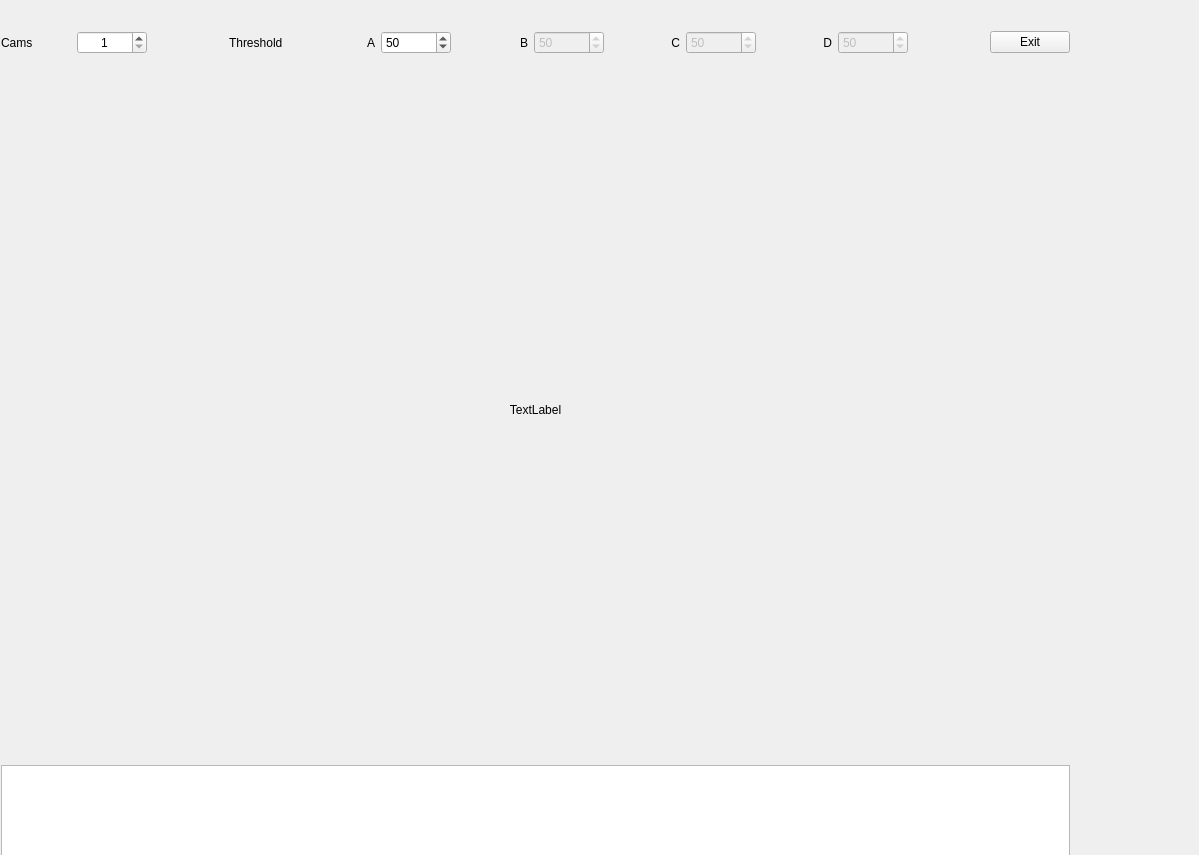
<?xml version="1.0" encoding="UTF-8"?>
<ui version="4.0">
 <class>ImageViewer</class>
 <widget class="QMainWindow" name="ImageViewer">
  <property name="geometry">
   <rect>
    <x>0</x>
    <y>0</y>
    <width>1199</width>
    <height>855</height>
   </rect>
  </property>
  <property name="sizePolicy">
   <sizepolicy hsizetype="Preferred" vsizetype="Preferred">
    <horstretch>100</horstretch>
    <verstretch>100</verstretch>
   </sizepolicy>
  </property>
  <property name="windowTitle">
   <string>QRCodeReader</string>
  </property>
  <widget class="QWidget" name="centralWidget">
   <property name="sizePolicy">
    <sizepolicy hsizetype="Preferred" vsizetype="Preferred">
     <horstretch>100</horstretch>
     <verstretch>100</verstretch>
    </sizepolicy>
   </property>
   <property name="minimumSize">
    <size>
     <width>0</width>
     <height>0</height>
    </size>
   </property>
   <widget class="QWidget" name="gridWidget" native="true">
    <property name="geometry">
     <rect>
      <x>-10</x>
      <y>20</y>
      <width>1091</width>
      <height>861</height>
     </rect>
    </property>
    <property name="sizePolicy">
     <sizepolicy hsizetype="Preferred" vsizetype="Preferred">
      <horstretch>100</horstretch>
      <verstretch>100</verstretch>
     </sizepolicy>
    </property>
    <layout class="QGridLayout" name="grid">
     <item row="0" column="12">
      <spacer name="spacer">
       <property name="orientation">
        <enum>Qt::Horizontal</enum>
       </property>
       <property name="sizeHint" stdset="0">
        <size>
         <width>40</width>
         <height>20</height>
        </size>
       </property>
      </spacer>
     </item>
     <item row="0" column="13">
      <widget class="QPushButton" name="ExitButton">
       <property name="text">
        <string>Exit</string>
       </property>
      </widget>
     </item>
     <item row="0" column="2">
      <spacer name="spacer2">
       <property name="orientation">
        <enum>Qt::Horizontal</enum>
       </property>
       <property name="sizeHint" stdset="0">
        <size>
         <width>40</width>
         <height>20</height>
        </size>
       </property>
      </spacer>
     </item>
     <item row="0" column="9">
      <widget class="QSpinBox" name="CamCThresVal">
       <property name="enabled">
        <bool>false</bool>
       </property>
       <property name="minimum">
        <number>1</number>
       </property>
       <property name="maximum">
        <number>255</number>
       </property>
       <property name="value">
        <number>50</number>
       </property>
      </widget>
     </item>
     <item row="0" column="11">
      <widget class="QSpinBox" name="CamDThresVal">
       <property name="enabled">
        <bool>false</bool>
       </property>
       <property name="minimum">
        <number>1</number>
       </property>
       <property name="maximum">
        <number>255</number>
       </property>
       <property name="value">
        <number>50</number>
       </property>
      </widget>
     </item>
     <item row="0" column="3">
      <widget class="QLabel" name="label_2">
       <property name="text">
        <string>Threshold</string>
       </property>
      </widget>
     </item>
     <item row="0" column="5">
      <widget class="QSpinBox" name="CamAThresVal">
       <property name="enabled">
        <bool>true</bool>
       </property>
       <property name="minimum">
        <number>1</number>
       </property>
       <property name="maximum">
        <number>255</number>
       </property>
       <property name="value">
        <number>50</number>
       </property>
      </widget>
     </item>
     <item row="0" column="0">
      <widget class="QLabel" name="label">
       <property name="text">
        <string>Cams</string>
       </property>
      </widget>
     </item>
     <item row="2" column="0" colspan="14">
      <widget class="QTextEdit" name="decodedQR">
       <property name="sizePolicy">
        <sizepolicy hsizetype="Preferred" vsizetype="Preferred">
         <horstretch>100</horstretch>
         <verstretch>15</verstretch>
        </sizepolicy>
       </property>
       <property name="font">
        <font>
         <family>Monospace</family>
        </font>
       </property>
       <property name="readOnly">
        <bool>true</bool>
       </property>
      </widget>
     </item>
     <item row="0" column="7">
      <widget class="QSpinBox" name="CamBThresVal">
       <property name="enabled">
        <bool>false</bool>
       </property>
       <property name="minimum">
        <number>1</number>
       </property>
       <property name="maximum">
        <number>255</number>
       </property>
       <property name="value">
        <number>50</number>
       </property>
      </widget>
     </item>
     <item row="0" column="6">
      <widget class="QLabel" name="CamBThresValLabel">
       <property name="text">
        <string>B</string>
       </property>
       <property name="alignment">
        <set>Qt::AlignRight|Qt::AlignTrailing|Qt::AlignVCenter</set>
       </property>
      </widget>
     </item>
     <item row="0" column="8">
      <widget class="QLabel" name="CamCThresValLabel">
       <property name="text">
        <string>C</string>
       </property>
       <property name="alignment">
        <set>Qt::AlignRight|Qt::AlignTrailing|Qt::AlignVCenter</set>
       </property>
      </widget>
     </item>
     <item row="0" column="1">
      <widget class="QSpinBox" name="CamNo">
       <property name="alignment">
        <set>Qt::AlignCenter</set>
       </property>
       <property name="minimum">
        <number>1</number>
       </property>
       <property name="maximum">
        <number>4</number>
       </property>
      </widget>
     </item>
     <item row="0" column="4">
      <widget class="QLabel" name="CamAThresValLabel">
       <property name="text">
        <string>A</string>
       </property>
       <property name="alignment">
        <set>Qt::AlignRight|Qt::AlignTrailing|Qt::AlignVCenter</set>
       </property>
      </widget>
     </item>
     <item row="0" column="10">
      <widget class="QLabel" name="CamDThresValLabel">
       <property name="text">
        <string>D</string>
       </property>
       <property name="alignment">
        <set>Qt::AlignRight|Qt::AlignTrailing|Qt::AlignVCenter</set>
       </property>
      </widget>
     </item>
     <item row="1" column="0" colspan="14">
      <widget class="QLabel" name="captureImage">
       <property name="sizePolicy">
        <sizepolicy hsizetype="Preferred" vsizetype="Preferred">
         <horstretch>100</horstretch>
         <verstretch>100</verstretch>
        </sizepolicy>
       </property>
       <property name="text">
        <string>TextLabel</string>
       </property>
       <property name="alignment">
        <set>Qt::AlignCenter</set>
       </property>
      </widget>
     </item>
    </layout>
    <zorder>label</zorder>
    <zorder>label_2</zorder>
    <zorder>CamAThresValLabel</zorder>
    <zorder>CamAThresVal</zorder>
    <zorder>CamNo</zorder>
    <zorder>CamBThresValLabel</zorder>
    <zorder>CamBThresVal</zorder>
    <zorder>CamCThresValLabel</zorder>
    <zorder>CamCThresVal</zorder>
    <zorder>CamDThresValLabel</zorder>
    <zorder>CamDThresVal</zorder>
    <zorder>decodedQR</zorder>
    <zorder>ExitButton</zorder>
    <zorder>spacer</zorder>
    <zorder>spacer2</zorder>
    <zorder>captureImage</zorder>
   </widget>
  </widget>
 </widget>
 <layoutdefault spacing="6" margin="11"/>
 <resources/>
 <connections/>
</ui>
